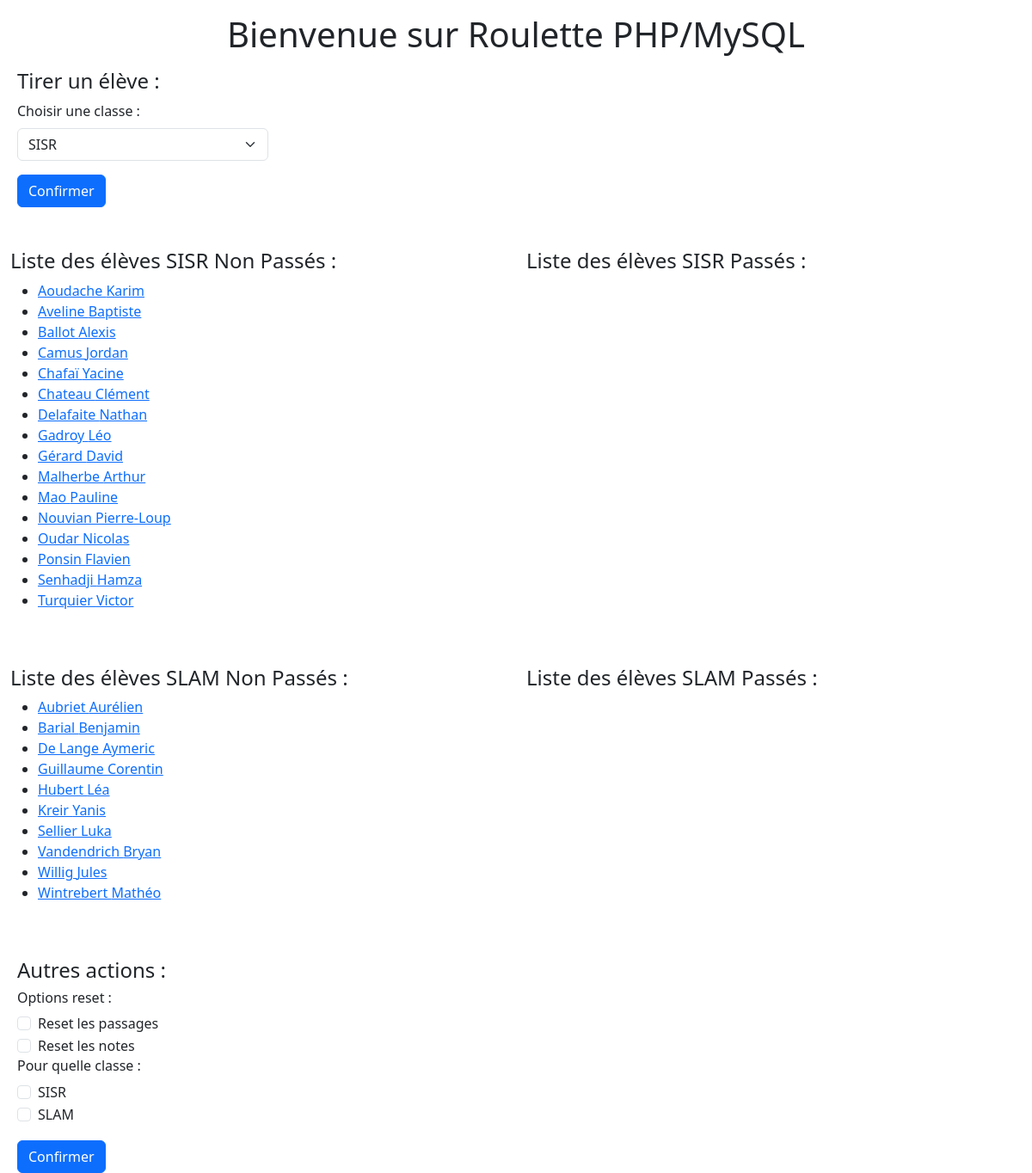
The page / on the database its author committed.
### tables this page shows
CREATE TABLE `utilisateurs` (
  `idU` int(10) UNSIGNED NOT NULL,
  `nomU` varchar(50) NOT NULL,
  `prenomU` varchar(50) NOT NULL,
  `passageU` tinyint(1) DEFAULT '0',
  `idC` int(10) UNSIGNED NOT NULL
);

CREATE TABLE `classes` (
  `idC` int(10) UNSIGNED NOT NULL,
  `libelleC` varchar(50) NOT NULL
);

### controleur/roulette.php (called while the page is built, shortened)
<?php
include_once "$racine/modele/bd.logs.inc.php";
$Logs=new Logs();
$liste_classes = $Logs->addAction("CLasse", "getClasses", [""], "Lectures des classes", "read")['result'];
$utilisateurs=[];
foreach ($liste_classes as $v) {
    $utilisateursNonPasses = $Logs->addAction('Utilisateur', 'getUtilisateursNonPassByIdC', [$v['idC']], "Lecture des utilisateurs non passés de la classe d'id ".$v['idC'], "read")['result'];
    $utilisateursPasses = $Logs->addAction('Utilisateur', 'getUtilisateursPassByIdC', [$v['idC']], "Lecture des utilisateurs passés de la classe d'id ".$v['idC'], "read")['result'];
    $utilisateurs[$v['libelleC']] = [
        'Non Passés' => $utilisateursNonPasses,
        'Passés' => $utilisateursPasses,
    ];
}
include_once "$racine/vue/entete.html.php";
include_once "$racine/vue/vueAccueil.php";
include_once "$racine/vue/pied.html.php";
?>

### index.php (called while the page is built, shortened)
<?php
include "getRacine.php";
if (isset($_GET["action"])) {
    $action = $_GET["action"];
}
else {
    $action = "defaut";
}
$fichier = controleurPrincipal($action);
include "$racine/controleur/$fichier";
?>

### modele/bd.logs.inc.php (called while the page is built, shortened)
<?php
include_once "bd.utilisateurs.inc.php";
include_once "bd.classes.inc.php";
class Logs{
    protected $conn;
    public function __construct(){
        $this->env=parse_ini_file('logs.env');
        try {
            $this->conn = new PDO("mysql:host=".$this->env['SERVER'].";dbname=".$this->env['DB'].";charset=UTF8", $this->env['USER'], $this->env['PASSWORD']);
            $this->conn->setAttribute(PDO::ATTR_ERRMODE, PDO::ERRMODE_EXCEPTION);
        } catch (PDOException $e) {
            print "Erreur de connexion PDO ";
            die();
        }
    }
    public function addAction($classe, $methode, $args, $libelle, $crud) {
        $success = 0;
        try {
            $ReflectionClass = new ReflectionClass($classe);
            $ReflectionMethod = $ReflectionClass->getMethod($methode);
            $instance = $ReflectionClass->newInstance();
            $result = $ReflectionMethod->invokeArgs($instance, $args);
            if ($result || $result==[]) {
                $req = $this->conn->prepare("INSERT INTO actions(LIBELLE, CRUD) VALUES(:libelle, :crud)");
                $req->bindValue(':libelle', $libelle, PDO::PARAM_STR);
                $req->bindValue(':crud', $crud, PDO::PARAM_STR);
                $success = $req->execute();
            }
        } catch (PDOException $e) {
            print "Erreur : ".$e->getMessage();
            die();
        } catch (ReflectionException $e) {
            print "Erreur de réflexion : " . $e->getMessage();
            die();
        }
        return ['success' => $success, 'result' => $result];
    }
}
?>

### modele/bd.inc.php (called while the page is built, shortened)
<?php
class Connecteur{
    public function __construct(){
        $this->env=parse_ini_file('.env');
        try {
            $this->conn = new PDO("mysql:host=".$this->env['SERVER'].";dbname=".$this->env['DB'].";charset=UTF8", $this->env['USER'], $this->env['PASSWORD']);
        } catch (PDOException $e) {
            print "Erreur de connexion PDO ";
            die();
        }
    }
}
?>

### modele/bd.classes.inc.php (called while the page is built)
<?php
include_once "bd.inc.php";
class Classe extends Connecteur{
    function getClasses(){
        $resultat=array();
        try {
            $req = $this->conn->prepare("SELECT * FROM classes");
            $req->execute();
            $resultat = $req->fetchAll(PDO::FETCH_ASSOC);
        } catch (PDOException $e) {
            print "Erreur !: " . $e->getMessage();
            die();
        }
        return $resultat;
    }
}
?>

### modele/bd.utilisateurs.inc.php (called while the page is built, shortened)
<?php
include_once "bd.inc.php";
class Utilisateur extends Connecteur{
    function getUtilisateursNonPassByIdC($classe){
        $resultat=[];
        try {
            $req = $this->conn->prepare("SELECT utilisateurs.* FROM utilisateurs INNER JOIN classes ON utilisateurs.idC=classes.idC WHERE passageU=0 AND classes.idC=:idC ORDER BY utilisateurs.nomU");
            $req->bindParam(":idC",$classe, PDO::PARAM_INT);
            $req->execute();
            $resultat = $req->fetchAll(PDO::FETCH_ASSOC);
        } catch (PDOException $e) {
            print "Erreur !: " . $e->getMessage();
            die();
        }
        return $resultat;
    }
    function getUtilisateursPassByIdC($classe){
        $resultat=[];
        try {
            $req = $this->conn->prepare("SELECT utilisateurs.* FROM utilisateurs INNER JOIN classes ON utilisateurs.idC=classes.idC WHERE passageU=1 AND classes.idC=:idC ORDER BY utilisateurs.nomU");
            $req->bindParam(":idC",$classe, PDO::PARAM_INT);
            $req->execute();
            $resultat = $req->fetchAll(PDO::FETCH_ASSOC);
        } catch (PDOException $e) {
            print "Erreur !: " . $e->getMessage();
            die();
        }
        return $resultat;
    }
}
?>

### vue/vueAccueil.php (the view)
<?php
$txt="<h1 class='text-center my-3'>Bienvenue sur Roulette PHP/MySQL</h1>";
$txt.="<form action='./random' method='POST' class='ms-2'><h4>Tirer un élève :</h4>";
$txt.="<label for='choix_classe' class='form-label'>Choisir une classe :</label><select name='choix_classe' id='choix_classe' class='form-select w-25'>";
foreach($liste_classes as $v){
    $txt.="<option value=".$v['idC'].">".$v['libelleC']."</option>";
}
$txt.="</select><input type='submit' value='Confirmer' class='btn btn-primary mt-3'/></form>";
foreach($utilisateurs as $keyv => $v){
    $txt.="<article class='row my-5'>";
    foreach($v as $keyw => $w){
        $txt.="<section class='col-sm-6'><h4>Liste des élèves ".$keyv." ".$keyw." :</h4><ul>";
        foreach($w as $x){
            $txt.="<li><a href='./detail-".$x['idU']."'>".$x['nomU']." ".$x['prenomU']."</a></li>";
        }
        $txt.="</ul></section>";
    }
    $txt.="</article>";
}
$txt.="<form action='./accueil' method='POST' class='ms-2'><h4>Autres actions :</h4>";
$txt.="<h6>Options reset :</h6>";
$txt.="<section class='form-check'><input type='checkbox' id='reset_passage' name='reset_opt[]' value='reset_passages' class='form-check-input'><label for='reset_passage' class='form-check-label'>Reset les passages</label></section>";
$txt.="<section class='form-check'><input type='checkbox' id='reset_note' name='reset_opt[]' value='reset_notes' class='form-check-input'><label for='reset_note' class='form-check-label'>Reset les notes</label></section>";
$txt.="<h6>Pour quelle classe :</h6>";
foreach($liste_classes as $v){
    $txt.="<section class='form-check'><input type='checkbox' id='choix_classe_".$v['libelleC']."' name='choix_classe[]' value='".$v['idC']."' class='form-check-input'>";
    $txt.="<label for='choix_classe_".$v['libelleC']."' class='form-check-label'>".$v['libelleC']."</label></section>";
}
$txt.="<input type='submit' value='Confirmer' class='btn btn-primary mt-3'/></form>";
echo $txt;

### vue/entete.html.php (shortened to what this page needs)
<!DOCTYPE html>
<html lang="fr">
    <head>
        <link href="https://cdn.jsdelivr.net/npm/bootstrap@5.3.2/dist/css/bootstrap.min.css" rel="stylesheet">
        <link rel="stylesheet" href="https://cdn.jsdelivr.net/npm/bootstrap-icons@1.11.2/font/bootstrap-icons.min.css">
    </head>
    <main id="corps" class="container-fluid">

### vue/pied.html.php (shortened to what this page needs)
</main>
</body>
</html>

### rows shown on the page
utilisateurs: nomU "Aoudache", prenomU "Karim"
utilisateurs: nomU "Aveline", prenomU "Baptiste"
utilisateurs: nomU "Ballot", prenomU "Alexis"
utilisateurs: nomU "Camus", prenomU "Jordan"
utilisateurs: nomU "Chafaï", prenomU "Yacine"
utilisateurs: nomU "Chateau", prenomU "Clément"
utilisateurs: nomU "Delafaite", prenomU "Nathan"
utilisateurs: nomU "Gadroy", prenomU "Léo"
utilisateurs: nomU "Gérard", prenomU "David"
utilisateurs: nomU "Malherbe", prenomU "Arthur"
utilisateurs: nomU "Mao", prenomU "Pauline"
utilisateurs: nomU "Nouvian", prenomU "Pierre-Loup"
utilisateurs: nomU "Oudar", prenomU "Nicolas"
utilisateurs: nomU "Ponsin", prenomU "Flavien"
utilisateurs: nomU "Senhadji", prenomU "Hamza"
utilisateurs: nomU "Turquier", prenomU "Victor"
utilisateurs: nomU "Aubriet", prenomU "Aurélien"
utilisateurs: nomU "Barial", prenomU "Benjamin"
utilisateurs: nomU "De Lange", prenomU "Aymeric"
utilisateurs: nomU "Guillaume", prenomU "Corentin"
utilisateurs: nomU "Hubert", prenomU "Léa"
utilisateurs: nomU "Kreir", prenomU "Yanis"
utilisateurs: nomU "Sellier", prenomU "Luka"
utilisateurs: nomU "Vandendrich", prenomU "Bryan"
utilisateurs: nomU "Willig", prenomU "Jules"
utilisateurs: nomU "Wintrebert", prenomU "Mathéo"
classes: libelleC "SISR"
classes: libelleC "SLAM"

### other values the page prints
$keyv "SISR"
$keyw "Non Passés"
$keyw "Passés"
$keyv "SLAM"
form field choix_classe "SISR"
